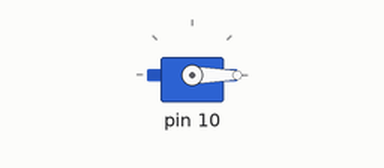
Bench run of a sketch on a simulated Arduino Uno, built with avr-gcc and run on an emulated ATmega328P. On the bench: servo.

Above: at 0.05 s.
At 10.0 s:
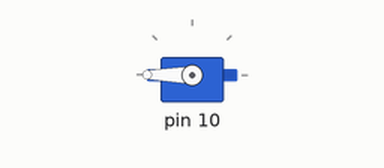
Timing chart, 0 to 13.0 s (numbered marks = the images above):
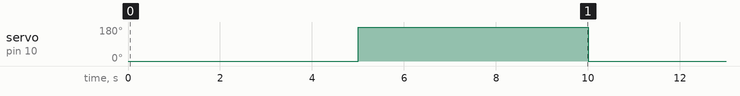

The sketch:

test_library_Kas.ino
```cpp
//#include <Servo.h>
#include <Grabber.h>

Grabber grabber();

void setup() {
  // put your setup code here, to run once:

}

void loop() {
  // put your main code here, to run repeatedly:
  Grabber::open();
  delay(5000);
  Serial.print("closed");
  Grabber::close();
  delay(5000);
}
```

Measured:
- by itself, servo on pin 10: alternates 180° for 5.0 s and 0° for 5.0 s
